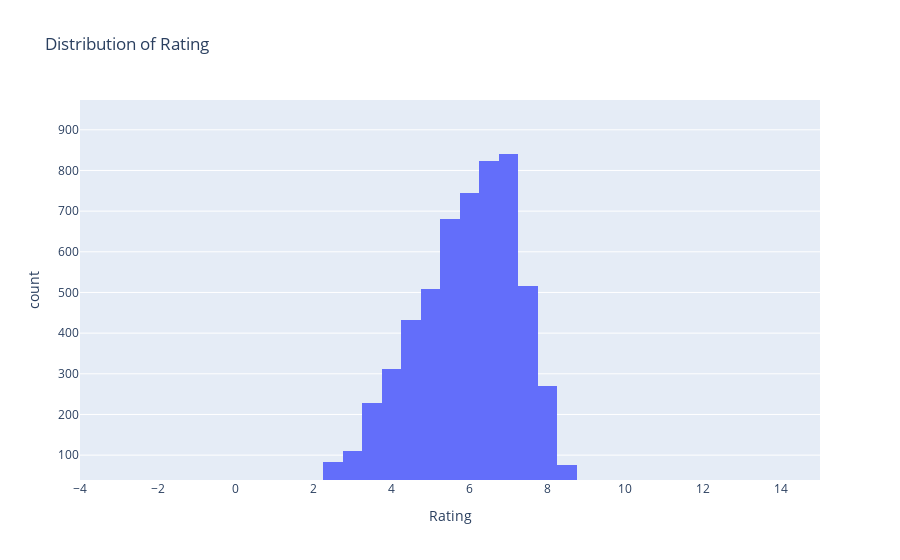

Notebook cell for this chart:
### Code cell
import plotly.express as px
fig = px.histogram(df, x='Rating', nbins=40, title='Distribution of Rating')
fig.show()

### Figure 1 — Plotly figure (JSON) as saved in the notebook; plotly's stock layout.template omitted (floating-point values rounded to 4 significant figures; data arrays with more than 128 entries replaced by an {"elided": "..."} marker saying what was removed)
{"data": [{"alignmentgroup": "True", "bingroup": "x", "hovertemplate": "Rating=%{x}<br>count=%{y}<extra></extra>", "legendgroup": "", "marker": {"color": "#636efa", "pattern": {"shape": ""}}, "name": "", "nbinsx": 40, "offsetgroup": "", "orientation": "v", "showlegend": false, "type": "histogram", "x": {"elided": "5688 float values"}, "xaxis": "x", "yaxis": "y"}], "layout": {"autosize": true, "barmode": "relative", "dragmode": "zoom", "legend": {"tracegroupgap": 0}, "title": {"text": "Distribution of Rating"}, "xaxis": {"anchor": "y", "autorange": false, "domain": [0, 1], "range": [-4, 15], "title": {"text": "Rating"}, "type": "linear"}, "yaxis": {"anchor": "x", "autorange": false, "domain": [0, 1], "range": [38.85, 973.3], "title": {"text": "count"}}}}
